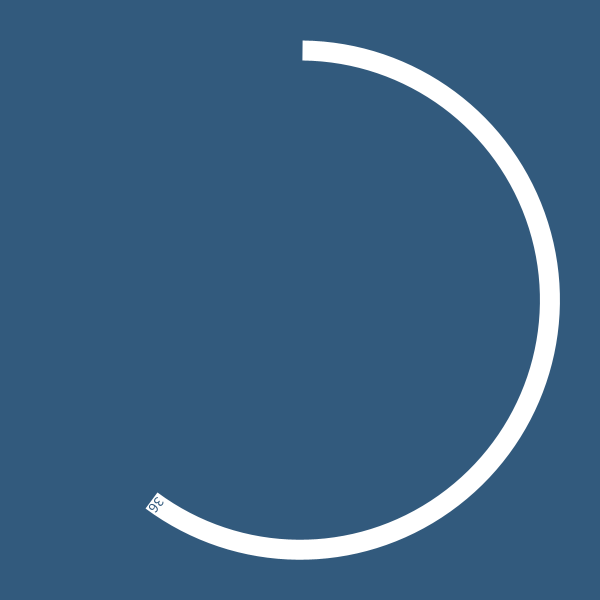
Frame 1 (no input)
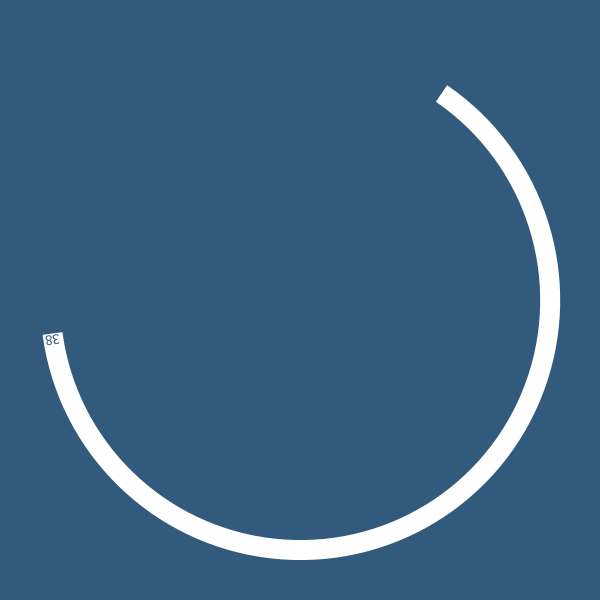
Frame 60 (the mouse pressed at the canvas centre just before this capture)
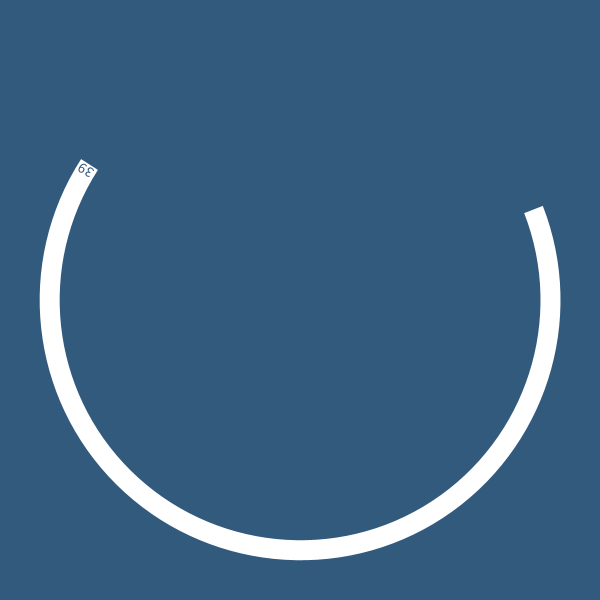
Frame 120 (the mouse held since frame 60 and released just before this capture)

The Processing sketch that drew these frames (run headless with seeded random() and noise(); from frame 60 on, the mouse is pressed at the canvas centre):

// Processing sketch: processing_145933
// ── processing_145933.pde

// SOS iDesign
// KU DYNAMIC MEDIA
// David Mrugala

float angle;

void setup() {
  size(600, 600);
  smooth();
  textAlign(CENTER,BOTTOM);
  textSize(15);
}

void draw() {
  background(#325A7D);

  
  angle+=0.005*2;

  translate(width/2, height/2);
  rotate(-HALF_PI);
  
  fill(#325A7D);
  stroke(255);
  strokeWeight(20);
  strokeCap(CORNER);
  
  pushMatrix();
  rotate(angle);
  arc(0, 0, 500, 500, 0, radians(second()*6));
  rotate(radians(second()*6));
  text(second(),250,0);
  popMatrix();
  
 /* pushMatrix();
  rotate(2*angle);
  arc(0, 0, 450, 450, 0, radians(minute()*6));
  rotate(radians(minute()*6));
  text(minute(),225,0);
  popMatrix();
  
  pushMatrix();
  rotate(-angle);
  arc(0, 0, 400, 400, 0, radians(hour()*15));
  rotate(radians(hour()*15));
  text(hour(),200,0);
  popMatrix();*/
}
